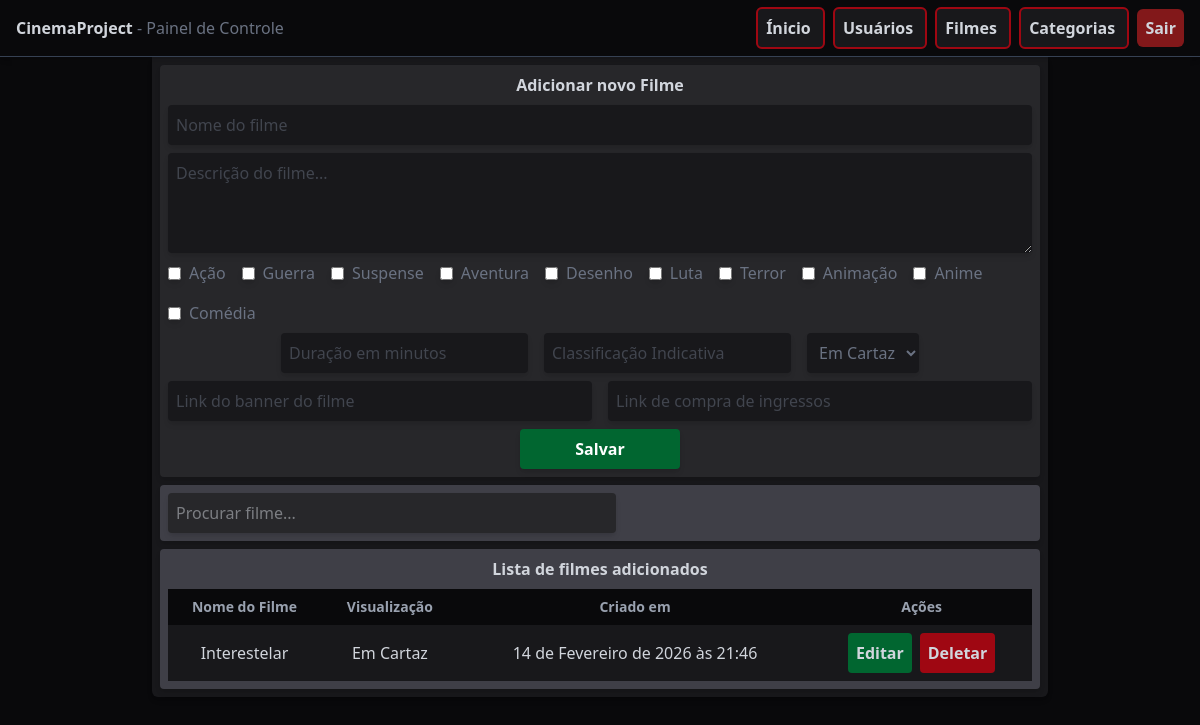
The app's page /films/ (signed in) with its own data.
### api/models.py (models this page shows, shortened)
class Category(models.Model):
    name = models.CharField(max_length=100)
    def __str__(self):
        return self.name

class FilmCard(models.Model):
    DISPLAY_CHOICES = [
        ('on_display', "Em Cartaz"),
        ('shortly', "Em Breve")
    ]
    name = models.CharField(max_length=200, unique=True)
    category = models.ManyToManyField(Category, related_name='films')
    description = models.TextField()
    duration = models.PositiveIntegerField()
    age_control = models.PositiveIntegerField()
    display = models.CharField(choices=DISPLAY_CHOICES, default='on_display')
    thumb_url = models.URLField()
    ticket_url = models.URLField()
    status = models.BooleanField(default=True)
    created_at = models.DateTimeField(auto_now_add=True)

### control/views.py (the view, shortened to what this page needs)
# urls.py: path('films/', views.films, name='films'),
@login_required(login_url = 'user-login')
def films(request):
    form = AddFilmCardForm()
    films = FilmCard.objects.all()
    context = {
        'form': form,
        'films': films
    }
    return render(request, 'film/films.html', context)

### control/templates/film/films.html (shortened to what this page needs)
{% extends 'base.html' %}
{% block content %}
<div class="w-4xl bg-zinc-900 mx-auto p-2 rounded-b-md space-y-2 shadow-md">
    <div class="bg-zinc-800 flex flex-col gap-2 text-center items-center rounded-sm p-2 shadow-md">
        <h1 class="font-semibold">Adicionar novo Filme</h1>
        <form method="POST" class="flex flex-col gap-2 text-gray-500">
            {{ form.name }}
            {{ form.description }}
            <div class="flex flex-row flex-wrap gap-4">
                {% for checkbox in form.category %}
                    <label class="flex items-center gap-2">
                        {{ checkbox.tag }}
                        <span>{{ checkbox.choice_label }}</span>
                    </label>
                {% endfor %}
            </div>
            <div class="flex flex-row justify-center gap-4">
                {{ form.duration }}
                {{ form.age_control }}
                {{ form.display }}
            </div>
            <div class="flex flex-row justify-center gap-4">
                {{ form.thumb_url }}
                {{ form.ticket_url }}
            </div>
            <button name="form_type" value="add_form" type="submit" class="w-40 mx-auto bg-green-800 hover:bg-green-600 p-2 rounded-sm text-white font-semibold cursor-pointer transition shadow-md">
                Salvar
            </button>
        </form>
    </div>
    <div class="bg-zinc-700 flex flex-col gap-2 text-center rounded-sm p-2 shadow-md">
        <input id="search-files" type="search" placeholder="Procurar filme..." class="w-full max-w-md bg-zinc-800 rounded-sm p-2 shadow-md">
    </div>
    <div class="bg-zinc-700 flex flex-col gap-2 text-center items-center rounded-sm p-2 shadow-md">
        <h1 class="font-semibold">Lista de filmes adicionados</h1>
        <table class="w-full text-center">
            <thead>
                <tr class="bg-zinc-950 font-semibold text-sm text-gray-400">
                    <th class="p-1">Nome do Filme</th>
                    <th class="p-2">Visualização</th>
                    <th class="p-2">Criado em</th>
                    <th class="p-2">Ações</th>
                </tr>
            </thead>
            <tbody>
                {% for film in films %}
                <tr class="bg-zinc-900 hover:bg-zinc-800 transition cursor-pointer">
                    <td class="p-2">{{ film.name }}</td>
                    <td class="p-2">{{ film.get_display_display  }}</td>
                    <td class="p-2">{{ film.created_at }}</td>
                    <td class="p-2 flex flex-row justify-center items-center gap-2">
                        <a href="{% url 'film-edit' film.id %}" class="bg-green-800 hover:bg-green-600 p-2 rounded-sm cursor-pointer transition font-semibold">
                            Editar
                        </a>
                        <form method="POST">
                            <button name="form_type" value="delete_form" class="bg-red-800 hover:bg-red-600 p-2 rounded-sm cursor-pointer transition font-semibold">
                                Deletar
                            </button>
                        </form>
                    </td>
                </tr>
                {% endfor %}
            </tbody>
        </table>
    </div>
</div>
{% endblock %}

### records on screen
Category: choice_label "Ação"
Category: choice_label "Guerra"
Category: choice_label "Suspense"
Category: choice_label "Aventura"
Category: choice_label "Desenho"
Category: choice_label "Luta"
Category: choice_label "Terror"
Category: choice_label "Animação"
Category: choice_label "Anime"
Category: choice_label "Comédia"
FilmCard: name "Interestelar", display "Em Cartaz", created_at "14 de Fevereiro de 2026 às 21:46"
